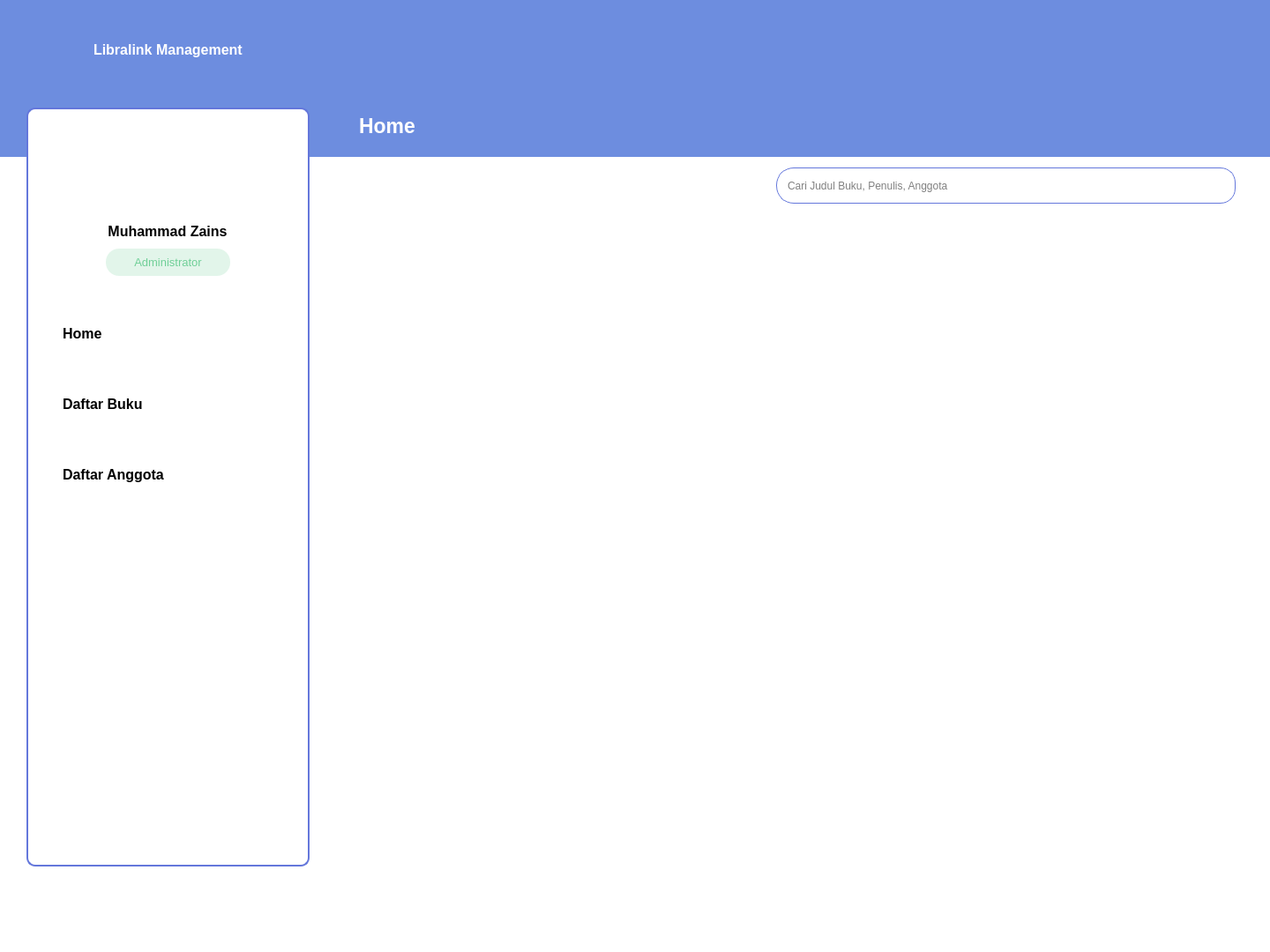
<?xml version="1.0" encoding="UTF-8"?>
<ui version="4.0">
 <class>MainWindow</class>
 <widget class="QMainWindow" name="MainWindow">
  <property name="geometry">
   <rect>
    <x>0</x>
    <y>0</y>
    <width>1440</width>
    <height>1080</height>
   </rect>
  </property>
  <property name="minimumSize">
   <size>
    <width>1440</width>
    <height>1080</height>
   </size>
  </property>
  <property name="maximumSize">
   <size>
    <width>1440</width>
    <height>1080</height>
   </size>
  </property>
  <property name="windowTitle">
   <string>MainWindow</string>
  </property>
  <property name="styleSheet">
   <string notr="true">background-color: rgb(255, 255, 255);</string>
  </property>
  <widget class="QWidget" name="centralwidget">
   <widget class="QWidget" name="headerWidget" native="true">
    <property name="geometry">
     <rect>
      <x>0</x>
      <y>0</y>
      <width>1440</width>
      <height>178</height>
     </rect>
    </property>
    <property name="styleSheet">
     <string notr="true">background-color: rgb(109, 141, 223);</string>
    </property>
    <widget class="QWidget" name="">
     <property name="geometry">
      <rect>
       <x>30</x>
       <y>20</y>
       <width>338</width>
       <height>72</height>
      </rect>
     </property>
     <layout class="QHBoxLayout" name="HLayoutLogo">
      <item>
       <widget class="QLabel" name="logoLibraLink">
        <property name="minimumSize">
         <size>
          <width>70</width>
          <height>70</height>
         </size>
        </property>
        <property name="maximumSize">
         <size>
          <width>70</width>
          <height>70</height>
         </size>
        </property>
        <property name="text">
         <string/>
        </property>
        <property name="pixmap">
         <pixmap resource="resources.qrc">:/assets/libraLinkLogo.png</pixmap>
        </property>
       </widget>
      </item>
      <item>
       <widget class="QLabel" name="logoTitle">
        <property name="font">
         <font>
          <pointsize>12</pointsize>
          <weight>75</weight>
          <bold>true</bold>
         </font>
        </property>
        <property name="styleSheet">
         <string notr="true">color: rgb(255, 255, 255);</string>
        </property>
        <property name="text">
         <string>Libralink Management</string>
        </property>
       </widget>
      </item>
     </layout>
    </widget>
    <widget class="QWidget" name="">
     <property name="geometry">
      <rect>
       <x>340</x>
       <y>125</y>
       <width>131</width>
       <height>36</height>
      </rect>
     </property>
     <layout class="QHBoxLayout" name="horizontalLayout">
      <item>
       <spacer name="horizontalSpacer">
        <property name="orientation">
         <enum>Qt::Horizontal</enum>
        </property>
        <property name="sizeHint" stdset="0">
         <size>
          <width>18</width>
          <height>20</height>
         </size>
        </property>
       </spacer>
      </item>
      <item>
       <widget class="QLabel" name="currentDirectory">
        <property name="font">
         <font>
          <pointsize>17</pointsize>
          <weight>75</weight>
          <bold>true</bold>
         </font>
        </property>
        <property name="styleSheet">
         <string notr="true">color: rgb(255, 255, 255);</string>
        </property>
        <property name="text">
         <string>Home</string>
        </property>
       </widget>
      </item>
     </layout>
    </widget>
   </widget>
   <widget class="QWidget" name="sidebarWidget" native="true">
    <property name="geometry">
     <rect>
      <x>30</x>
      <y>122</y>
      <width>321</width>
      <height>861</height>
     </rect>
    </property>
    <property name="styleSheet">
     <string notr="true">QWidget{
	border-radius: 10px;
	border: 2px solid rgb(100, 119, 219);
}</string>
    </property>
    <widget class="QLabel" name="profileName">
     <property name="geometry">
      <rect>
       <x>71</x>
       <y>128</y>
       <width>178</width>
       <height>24</height>
      </rect>
     </property>
     <property name="font">
      <font>
       <pointsize>12</pointsize>
       <weight>75</weight>
       <bold>true</bold>
      </font>
     </property>
     <property name="styleSheet">
      <string notr="true">QLabel{
	color: rgb(0, 0, 0);
	border: none;
}</string>
     </property>
     <property name="text">
      <string>Muhammad Zains</string>
     </property>
     <property name="alignment">
      <set>Qt::AlignCenter</set>
     </property>
    </widget>
    <widget class="QPushButton" name="admistrator">
     <property name="geometry">
      <rect>
       <x>90</x>
       <y>160</y>
       <width>141</width>
       <height>31</height>
      </rect>
     </property>
     <property name="font">
      <font>
       <pointsize>10</pointsize>
      </font>
     </property>
     <property name="styleSheet">
      <string notr="true">QPushButton{
	background-color: rgba(111, 207, 151, 51);
	color: rgb(111, 207, 151);
	border-radius: 15px;
	border: none;
}</string>
     </property>
     <property name="text">
      <string>Administrator</string>
     </property>
    </widget>
    <widget class="QPushButton" name="profileImage">
     <property name="geometry">
      <rect>
       <x>106</x>
       <y>22</y>
       <width>103</width>
       <height>99</height>
      </rect>
     </property>
     <property name="styleSheet">
      <string notr="true">border:none;</string>
     </property>
     <property name="text">
      <string/>
     </property>
     <property name="icon">
      <iconset resource="resources.qrc">
       <normaloff>:/assets/profilePlaceHolder.png</normaloff>:/assets/profilePlaceHolder.png</iconset>
     </property>
     <property name="iconSize">
      <size>
       <width>99</width>
       <height>99</height>
      </size>
     </property>
    </widget>
    <widget class="QPushButton" name="HomeSidebar">
     <property name="geometry">
      <rect>
       <x>21</x>
       <y>231</y>
       <width>281</width>
       <height>50</height>
      </rect>
     </property>
     <property name="font">
      <font>
       <pointsize>12</pointsize>
       <weight>75</weight>
       <bold>true</bold>
      </font>
     </property>
     <property name="styleSheet">
      <string notr="true">QPushButton {
	color: rgb(0, 0, 0);
	text-align: left;
    height: 30px;
    border: none;
    padding-left: 20px;
	padding-top: 10px;
	padding-bottom: 10px;
	border-radius: 20px;
}
QPushButton:checked {
	
	color: rgb(100, 119, 219);
	background-color: rgba(227, 233, 255, 191);
}</string>
     </property>
     <property name="text">
      <string>Home</string>
     </property>
     <property name="icon">
      <iconset resource="resources.qrc">
       <normaloff>:/assets/homelogo2.png</normaloff>:/assets/homelogo2.png</iconset>
     </property>
     <property name="iconSize">
      <size>
       <width>40</width>
       <height>40</height>
      </size>
     </property>
     <property name="checkable">
      <bool>true</bool>
     </property>
     <property name="autoExclusive">
      <bool>true</bool>
     </property>
    </widget>
    <widget class="QPushButton" name="BukuSidebar">
     <property name="geometry">
      <rect>
       <x>21</x>
       <y>311</y>
       <width>281</width>
       <height>50</height>
      </rect>
     </property>
     <property name="font">
      <font>
       <pointsize>12</pointsize>
       <weight>75</weight>
       <bold>true</bold>
      </font>
     </property>
     <property name="styleSheet">
      <string notr="true">QPushButton {
	color: rgb(0, 0, 0);
	text-align: left;
    height: 30px;
    border: none;
    padding-left: 20px;
	padding-top: 10px;
	padding-bottom: 10px;
	border-radius: 20px;
}
QPushButton:checked {
	color: rgb(100, 119, 219);
	background-color: rgba(227, 233, 255, 191);
}</string>
     </property>
     <property name="text">
      <string>Daftar Buku</string>
     </property>
     <property name="icon">
      <iconset resource="resources.qrc">
       <normaloff>:/assets/daftarBukuLogo.png</normaloff>:/assets/daftarBukuLogo.png</iconset>
     </property>
     <property name="iconSize">
      <size>
       <width>40</width>
       <height>40</height>
      </size>
     </property>
     <property name="checkable">
      <bool>true</bool>
     </property>
     <property name="autoExclusive">
      <bool>true</bool>
     </property>
    </widget>
    <widget class="QPushButton" name="AnggotaSidebar">
     <property name="geometry">
      <rect>
       <x>21</x>
       <y>391</y>
       <width>281</width>
       <height>50</height>
      </rect>
     </property>
     <property name="font">
      <font>
       <pointsize>12</pointsize>
       <weight>75</weight>
       <bold>true</bold>
      </font>
     </property>
     <property name="styleSheet">
      <string notr="true">QPushButton {
	color: rgb(0, 0, 0);
	text-align: left;
    height: 30px;
    border: none;
    padding-left: 20px;
	padding-top: 10px;
	padding-bottom: 10px;
	border-radius: 20px;
}
QPushButton:checked {
	
	color: rgb(100, 119, 219);
	background-color: rgba(227, 233, 255, 191);
}</string>
     </property>
     <property name="text">
      <string>Daftar Anggota</string>
     </property>
     <property name="icon">
      <iconset resource="resources.qrc">
       <normaloff>:/assets/daftarAnggotaLogo.png</normaloff>:/assets/daftarAnggotaLogo.png</iconset>
     </property>
     <property name="iconSize">
      <size>
       <width>40</width>
       <height>40</height>
      </size>
     </property>
     <property name="checkable">
      <bool>true</bool>
     </property>
     <property name="autoExclusive">
      <bool>true</bool>
     </property>
    </widget>
   </widget>
   <widget class="QWidget" name="SearchBar" native="true">
    <property name="geometry">
     <rect>
      <x>880</x>
      <y>190</y>
      <width>541</width>
      <height>41</height>
     </rect>
    </property>
    <widget class="QLineEdit" name="inputSearch">
     <property name="geometry">
      <rect>
       <x>0</x>
       <y>0</y>
       <width>481</width>
       <height>41</height>
      </rect>
     </property>
     <property name="styleSheet">
      <string notr="true">QLineEdit {
	color: black;
	padding-left: 10px;
	padding-top: 10px;
	padding-bottom: 10px;
	border: 1px solid rgb(100, 119, 219);
	border-top-left-radius: 20px;
	border-bottom-left-radius: 20px;
}

QLineEdit::placeholder {
	
	color: rgb(189, 189, 189);
	padding-left: 10px;
}</string>
     </property>
     <property name="text">
      <string/>
     </property>
     <property name="placeholderText">
      <string>Cari Judul Buku, Penulis, Anggota</string>
     </property>
    </widget>
    <widget class="QPushButton" name="buttonSearch">
     <property name="geometry">
      <rect>
       <x>480</x>
       <y>0</y>
       <width>41</width>
       <height>41</height>
      </rect>
     </property>
     <property name="styleSheet">
      <string notr="true">QPushButton{
	border-top: 1px solid rgb(100, 119, 219);
	border-right: 1px solid rgb(100, 119, 219);
	border-bottom: 1px solid rgb(100, 119, 219); 
	border-top-right-radius: 17px;
	border-bottom-right-radius: 17px;
}</string>
     </property>
     <property name="text">
      <string/>
     </property>
     <property name="icon">
      <iconset resource="resources.qrc">
       <normaloff>:/assets/searchFaceLeft.png</normaloff>:/assets/searchFaceLeft.png</iconset>
     </property>
     <property name="iconSize">
      <size>
       <width>24</width>
       <height>24</height>
      </size>
     </property>
    </widget>
   </widget>
  </widget>
 </widget>
 <resources>
  <include location="resources.qrc"/>
  <include location="C:/Users/ASUS/.designer/backup/resources.qrc"/>
 </resources>
 <connections/>
</ui>
